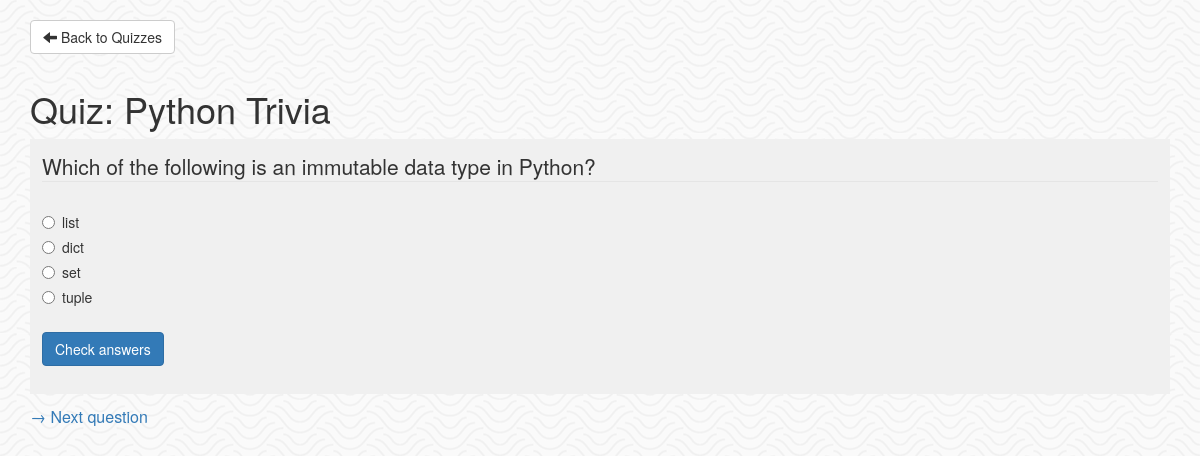
/quizzes/1/questions/5, run on the app's committed database.
### quizzes/models.py (models this page shows, shortened)
class Quiz(models.Model):
    name = models.CharField(max_length=100)

class Question(models.Model):
    quiz = models.ForeignKey(Quiz, on_delete=models.CASCADE)
    prompt = models.CharField(max_length=200)

### quizzes/views.py (the view)
# urls.py: path("quizzes/<int:quiz_id>/questions/<int:question_id>", views.display_question, name="display_question"),
def display_question(request, quiz_id, question_id):
    quiz = get_object_or_404(Quiz, pk=quiz_id)
    questions = quiz.question_set.all()
    current_question, next_question = None, None
    for ind, question in enumerate(questions):
        if question.pk == question_id:
            current_question = question
            if ind != len(questions) - 1:
                next_question = questions[ind + 1]
    return render(
        request,
        "quizzes/display.html",
        {"quiz": quiz, "question": current_question, "next_question": next_question},
    )

### quizzes/templates/quizzes/display.html (shortened to what this page needs)
<!DOCTYPE HTML>
<html>
<head>
  {% load static %}
  <link rel="stylesheet" href="https://cdn.jsdelivr.net/npm/bootstrap@3.4.1/dist/css/bootstrap.min.css">
  <link rel="stylesheet" href="{% static 'quizzes/style.css' %}">
</head>
<body>
    <div class="container" style="margin-top: 20px;">
    <a href="{% url 'quizzes:index' %}" class="btn btn-default" style="margin-bottom: 15px;">
        <span class="glyphicon glyphicon-arrow-left"></span> Back to Quizzes
    </a>
    <h1>Quiz: {{ quiz.name }}</h1>
    <section class="question">
    {% if question %}
    <form id="question-form" action="{% url 'quizzes:grade_question' question.id %}" method="post">
        <fieldset class="form-group">
            <legend>{{ question.prompt }}</legend>
            {% if question.freetextanswer %}
            <div class="form-group">
            <label for="answer">
            {% if question.freetextanswer.case_sensitive %}
            Type your answer in (capitalization matters!):
            {% else %}
            Type your answer in (don't worry about capitalization):
            {% endif %}
            </label>
            <input type="text" name="answer" class="form-control">
            </div>
            {% else %}
            {% for choice in question.multiplechoiceanswer.choices %}
            <div class="radio">
            <label>
                <input type="radio" name="answer" value="{{ choice }}">
                {{ choice}}
            </label>
            </div>
            {% endfor %}
            {% endif %}
        </fieldset>
        <button type="submit" class="btn btn-primary">Check answers</button>
    </form>
    {% else %}
    Sorry, that question doesn't exist in this quiz.
    {% endif %}
    </section>
    {% if next_question %}
    <div style="margin-top:12px; font-size:16px">
    <a href="{% url 'quizzes:display_question' quiz.id next_question.id %}">→ Next question</a>
    </div>
    {% endif %}
    </div>
</body>
</html>

### quizzes/static/quizzes/style.css (style rules this page uses)
body { background: white url("images/papyrus.webp") repeat; }
.question { padding: 12px; background-color: #f0f0f0; }

### data on the page
Quiz: name "Python Trivia"
Question: prompt "Which of the following is an immutable data type in Python?"

### other printed values
{{ choice }} "list" "dict" "set" "tuple"
